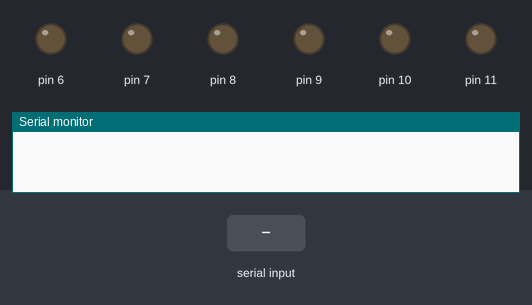
This sketch was run on a simulated Arduino Uno, built with avr-gcc and run on an emulated ATmega328P. Parts: output pins drawn as LEDs (lit = HIGH), the last lines printed to the serial monitor. The inputs (shaded band) are chosen by the test bench.

Above: at 1.2 s.
1.3 s: "a" received over Serial
At 1.7 s:
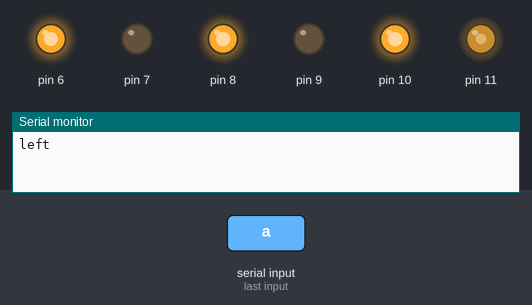
2.9 s: "d" received over Serial
At 4.1 s:
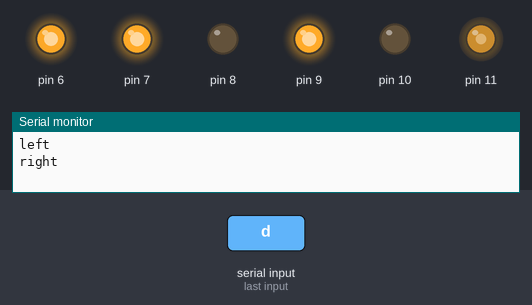
4.5 s: "w" received over Serial
At 5.2 s:
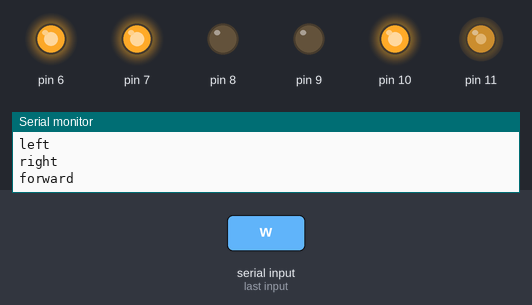
6.0 s: "s" received over Serial
At 6.4 s:
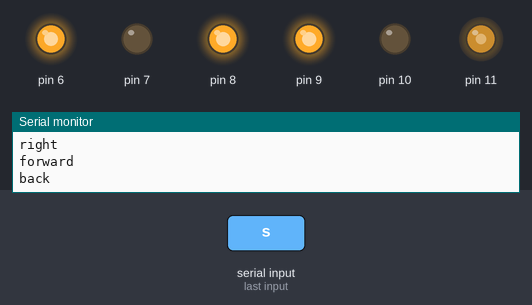
Timing chart, 0 to 8.5 s (numbered marks = the images above; inputs shaded):
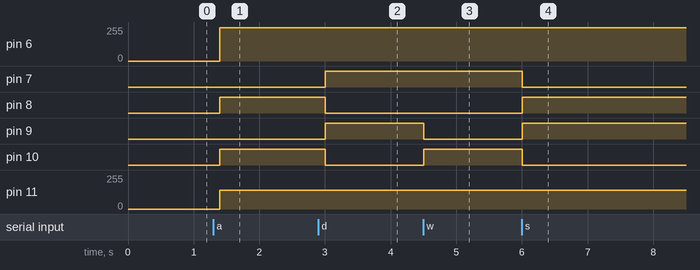

The sketch:

boxbot.ino
```cpp
#include "hbridge.h"

// different speeds
// to counter tendency to veer left
#define SPEED_LEFT 250
#define SPEED_RIGHT 140

HBridgeMotor leftMotor(6, 7, 8, SPEED_LEFT);
HBridgeMotor rightMotor(11, 10, 9, SPEED_RIGHT);

void setup()
{
  leftMotor.velocity(0);
  rightMotor.velocity(0);
  Serial.begin(9600);
}

void loop()
{
  if ( Serial.available() ) {
    switch(Serial.read()) {
      case 'a': {
        leftMotor.velocity(-1);
        rightMotor.velocity(1);
        Serial.println("left");
        break;
      }
      case 'd': {
        leftMotor.velocity(1);
        rightMotor.velocity(-1);
        Serial.println("right");
        break;
      }
      case 'w': {
        leftMotor.velocity(1);
        rightMotor.velocity(1);
        Serial.println("forward");
        break;
      }
      case 's': {
        leftMotor.velocity(-1);
        rightMotor.velocity(-1);
        Serial.println("back");
        break;
      }
      case '.': {
        leftMotor.velocity(0);
        rightMotor.velocity(0);
        Serial.println("stop");
        break;
      }
    }
    Serial.println();
  }
  delay(100);
}
```

hbridge.cpp
```cpp
#include "Arduino.h"
#include "hbridge.h"


HBridgeMotor::HBridgeMotor(int enablePin, int  forwardPin, int backwardPin, int speedRange)
  : _enablePin(enablePin),
    _forwardPin(forwardPin),
    _backwardPin(backwardPin),
    _speedRange(speedRange)
{
  pinMode(enablePin, OUTPUT);
  pinMode(forwardPin, OUTPUT);
  pinMode(backwardPin, OUTPUT);
}

void HBridgeMotor::velocity(float v)
{
  int s = (int)(_speedRange*min(1.0f, abs(v)));
  if ( s == 0 ) {
    digitalWrite(_forwardPin, LOW);
    digitalWrite(_backwardPin, LOW);
  }
  else if ( v >= 0 ) {
    digitalWrite(_forwardPin, HIGH);
    digitalWrite(_backwardPin, LOW);
  }
  else if ( v <= 0 ) {
    digitalWrite(_forwardPin, LOW);
    digitalWrite(_backwardPin, HIGH);
  }
  analogWrite(_enablePin, s);
}
```

hbridge.h
```cpp
#ifndef __HBRIDGE_H__
#define __HBRIDGE_H__

class HBridgeMotor {
  private:
    const int _enablePin;
    const int _forwardPin;
    const int _backwardPin;
    const int _speedRange;

  public:
    explicit HBridgeMotor(int enablePin, int  forwardPin, int backwardPin, int speedRange=255);

    void velocity(float v);
};

#endif __HBRIDGE_H__
```

Measured:
- after the input at 1.3 s, pin 6: 0/255 → 250/255 after 0.10 s; pin 8, pin 10: LOW → HIGH after 0.10 s; pin 11: 0/255 → 140/255 after 0.10 s
- after the input at 2.9 s, pin 7, pin 9: LOW → HIGH after 0.10 s; pin 8, pin 10: HIGH → LOW after 0.10 s
- after the input at 4.5 s, pin 9: HIGH → LOW at once; pin 10: LOW → HIGH at once
- after the input at 6.0 s, pin 7, pin 10: HIGH → LOW at once; pin 8, pin 9: LOW → HIGH at once
